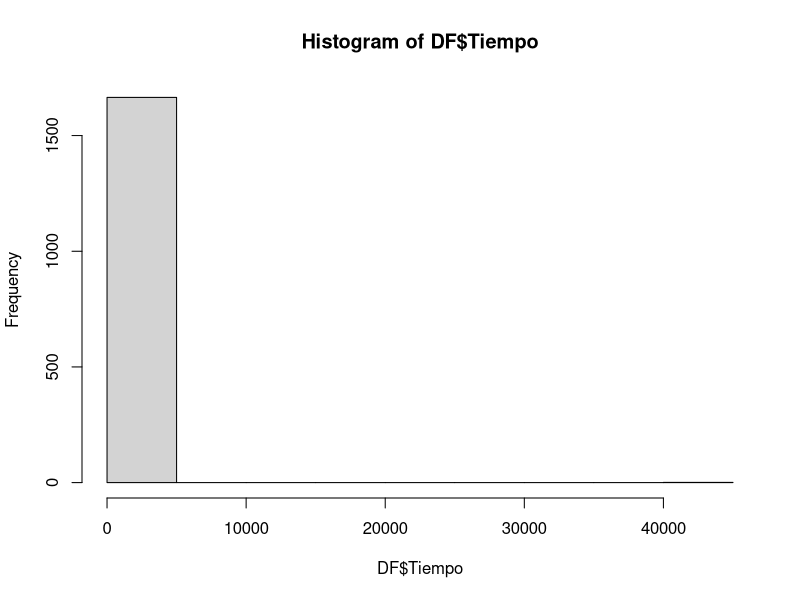
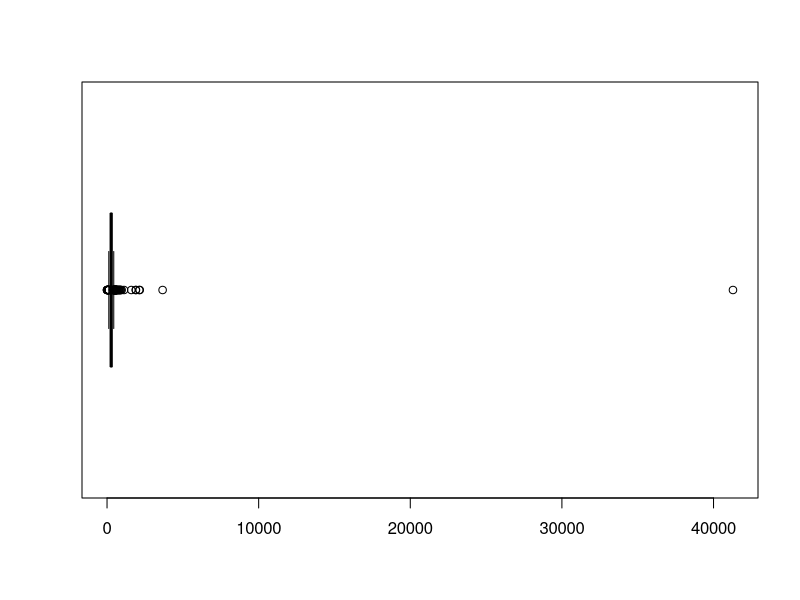
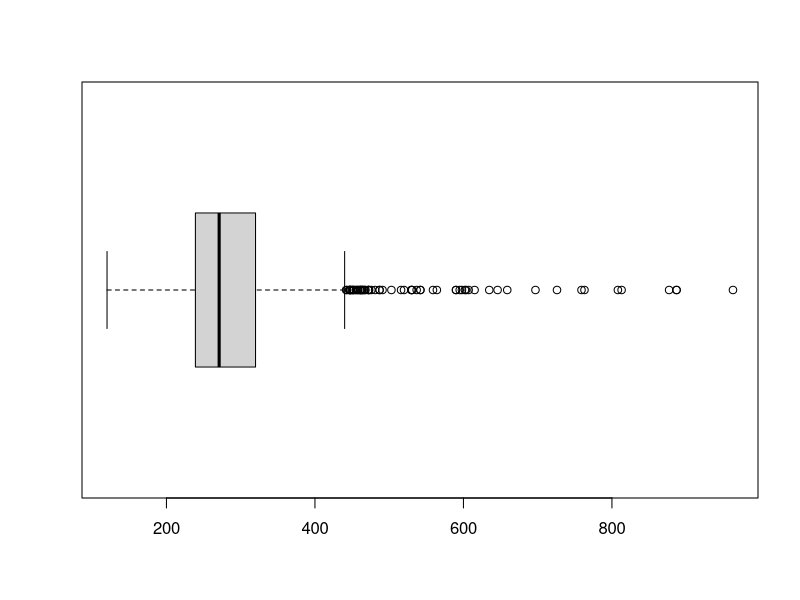
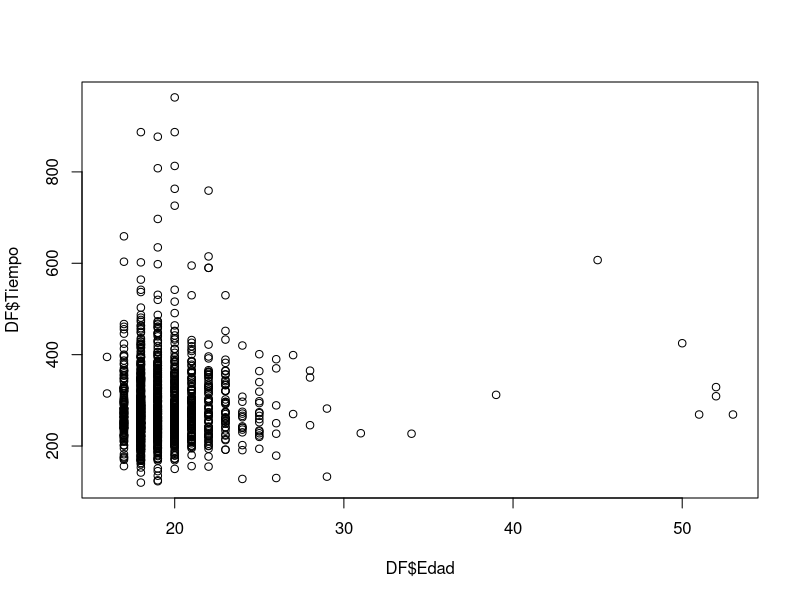
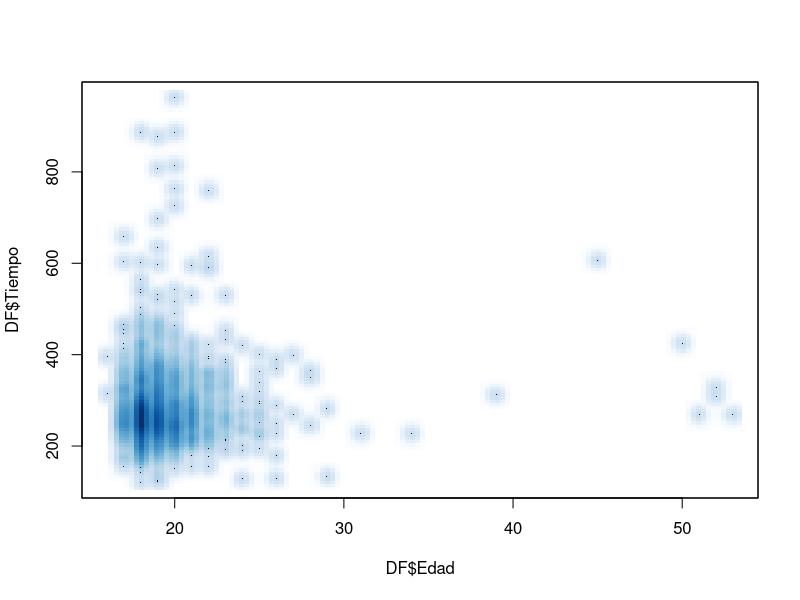

Here is the R script that generated these plots, in order:
## ---- chunk 1
library(readr)
library(dplyr)
## ---- chunk 2
DF <- read_csv("DD20230331.csv")
## ---- chunk 3
DF %>% rename(Polo = `Talla de polo`) -> DF
## ---- chunk 4
table(DF$Polo)
## ---- chunk 5
DF$Polo[DF$Polo == 'F'] <- NA
DF$Polo[DF$Polo == 'l'] <- NA
DF$Polo[DF$Polo == 'm'] <- NA
DF$Polo[DF$Polo == 'M ó S'] <- NA
DF$Polo[DF$Polo == 'mM'] <- NA
DF$Polo[DF$Polo == 's'] <- NA
DF$Polo[DF$Polo == 'S/M'] <- NA
DF$Polo[DF$Polo == 'xl'] <- NA
DF$Polo[DF$Polo == 'Xl'] <- NA
DF$Polo[DF$Polo == 'xs'] <- NA
## ---- chunk 6
table(DF$Polo)
## ---- chunk 7

## ---- chunk 8
quantile(DF$Polo, 0.5, type = 3, na.rm = TRUE)
## ---- chunk 9
q1 <- quantile(DF$Polo, 0.25, type = 3, na.rm= TRUE)
q3 <- quantile(DF$Polo, 0.75, type = 3, na.rm= TRUE)
## ---- chunk 10
DF %>% rename(Tiempo = `Tiempo de reacción`) -> DF
## ---- chunk 11
mode(DF$Tiempo)
## ---- chunk 12
TiempoLimpio <- as.numeric(DF$Tiempo)
## ---- chunk 13
sum(is.na(TiempoLimpio))
sum(is.na(DF$Tiempo))
## ---- chunk 14
DF$Tiempo[is.na(TiempoLimpio) & !is.na(DF$Tiempo)]
## ---- chunk 15
DF$Tiempo <- TiempoLimpio
# rm(TiempoLimpio)
## ---- chunk 16
hist(DF$Tiempo)
## ---- chunk 17
BXPL <- boxplot(DF$Tiempo, horizontal = TRUE)
## ---- chunk 18
BXPL$out
## ---- chunk 19
q1 <- quantile(DF$Tiempo, 0.25, na.rm = TRUE, type = 3)
q3 <- quantile(DF$Tiempo, 0.75, na.rm = TRUE, type = 3)
ric <- q3 - q1
## ---- chunk 20
q1
q3
ric
## ---- chunk 21
q1 <- quantile(DF$Tiempo, 0.25, na.rm = TRUE, type = 3, name = FALSE)
q3 <- quantile(DF$Tiempo, 0.75, na.rm = TRUE, type = 3, name = FALSE)
ric <- q3 - q1
## ---- chunk 22
q1
q3
ric
## ---- chunk 23
q1 - 1.5*ric
## ---- chunk 24
q3 + 1.5*ric
## ---- chunk 25
min(DF$Tiempo, na.rm=TRUE)
max(DF$Tiempo, na.rm=TRUE)
## ---- chunk 26
mean(DF$Tiempo, na.rm = TRUE) #PROMEDIO 
sd(DF$Tiempo, na.rm = TRUE) #DESVIACIÓN ESTÁNDAR
sd(DF$Tiempo, na.rm = TRUE) / mean(DF$Tiempo, na.rm = TRUE) #COEFICIENTE DE VARIACIÓN
## ---- chunk 27
TiempoLimpio <- DF$Tiempo 
TiempoLimpio[(TiempoLimpio < 120) | (TiempoLimpio > 1000)] <- NA
## ---- chunk 28
mean(TiempoLimpio, na.rm = TRUE)
sd(TiempoLimpio, na.rm = TRUE) 
sd(TiempoLimpio, na.rm = TRUE) / mean(DF$Tiempo, na.rm = TRUE)
## ---- chunk 29
median(DF$Tiempo, na.rm = TRUE)
median(TiempoLimpio, na.rm = TRUE)
## ---- chunk 30
boxplot(TiempoLimpio, horizontal = TRUE)
## ---- chunk 31
DF$Tiempo <- TiempoLimpio
rm(TiempoLimpio)
## ---- chunk 32
DF$Edad <- as.numeric(DF$Edad)
## ---- chunk 33
plot(DF$Edad, DF$Tiempo)
## ---- chunk 34
# GRÁFCIA DE DENSIDAD
smoothScatter(DF$Edad, DF$Tiempo)
